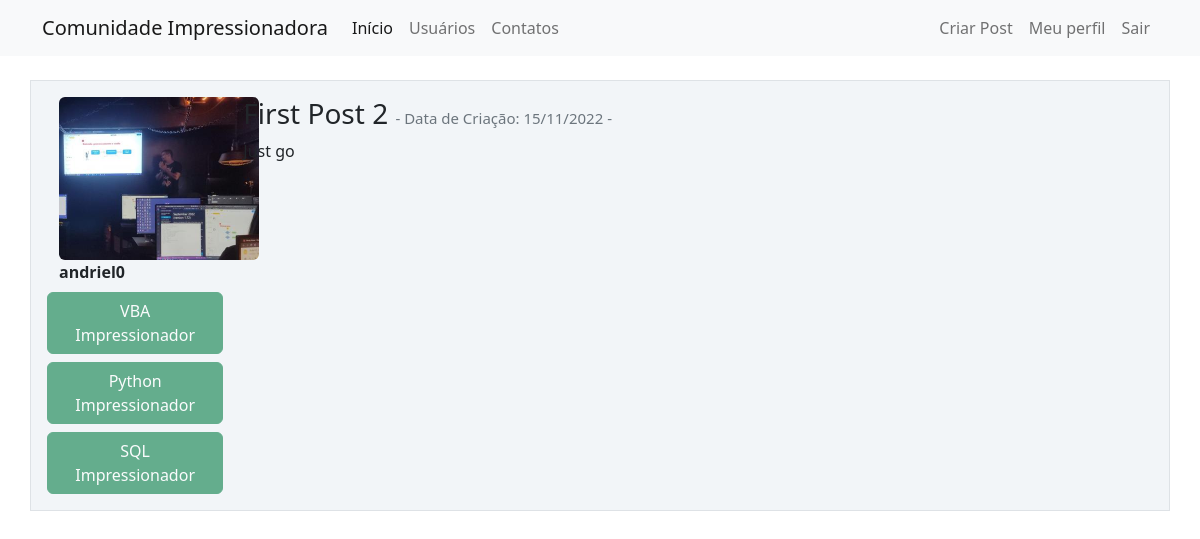
Page /post/3 (signed in) on the committed database.
### comunidadeimpressionadora/models.py (models this page shows)
class Usuario(database.Model, UserMixin):
    id = database.Column(database.Integer, primary_key=True)
    username = database.Column(database.String, nullable=False)
    email = database.Column(database.String, unique=True, nullable=False)
    senha = database.Column(database.String, nullable=False)
    foto_perfil = database.Column(database.String, default='default.jpg', nullable=False)
    posts = database.relationship('Post', backref='autor', lazy=True)
    cursos = database.Column(database.String, default='Não informado', nullable=False)

class Post(database.Model):
    id = database.Column(database.Integer, primary_key=True)
    titulo = database.Column(database.String, nullable=False)
    corpo = database.Column(database.Text, nullable=False)
    data_criacao = database.Column(database.DateTime, nullable=False, default=datetime.utcnow)
    id_usuario = database.Column(database.Integer, database.ForeignKey('usuario.id'), nullable=False)

### comunidadeimpressionadora/routes.py (the view)
@app.route('/post/<post_id>', methods=['GET', 'POST'])
@login_required
def exibir_post(post_id):
    post = Post.query.get(post_id)
    if current_user == post.autor:
        form = FormEditarPost()
        if request.method == 'GET':
            form.titulo.data = post.titulo
            form.corpo.data = post.corpo
        elif form.validate_on_submit():
            post.titulo = form.titulo.data
            post.corpo = form.corpo.data
            database.session.commit()
            flash('Post Atualizado com Sucesso.')
            return redirect(url_for('home'))
    else:
        form = None
    return render_template('post.html', post=post, form=form)

### comunidadeimpressionadora/models.py (called while the page is built)
@login_manager.user_loader
def load_usuario(id_usuario):
    return Usuario.query.get(int(id_usuario))

### comunidadeimpressionadora/templates/post.html (shortened to what this page needs)
{% extends 'base.html' %}
{% block body %}
    <div class="container mt-3">
        <div class="row border mt-4 p-3 meupost">
            <div class="col col-2">
                <div class="image pe-2">
                    <img src="{{ url_for('static', filename='fotos_perfil/{}'.format(post.autor.foto_perfil)) }}" class="rounded" width="200" >
                    <br>
                    <strong>{{ post.autor.username }}</strong>
                    <div class="row justify-content-center">
                        {% for curso in post.autor.cursos.split(';') %}
                            <button type="button" class="btn btn-success disabled mt-2">{{ curso }}</button>
                        {% endfor %}
                    </div>
                </div>
            </div>
            <div class="col col-10">
                <h3>
                    {{ post.titulo }}
                    <small class="text-muted" style="font-size: 15px">
                        - Data de Criação: {{ post.data_criacao.strftime('%d/%m/%Y') }} -
                    </small>
                </h3>
                <p>{{ post.corpo }}</p>
            </div>
        </div>
    </div>
{% endblock %}

### comunidadeimpressionadora/static/main.css (style rules this page uses)
.meupost { background: #f2f5f8; }

### rows in the picture
Usuario: foto_perfil (picture), autor.username "andriel0"
Post: titulo "First Post 2", data_criacao "15/11/2022", corpo "Just go"

### other values in the picture
{{ curso }} "VBA Impressionador" "Python Impressionador" "SQL Impressionador"
